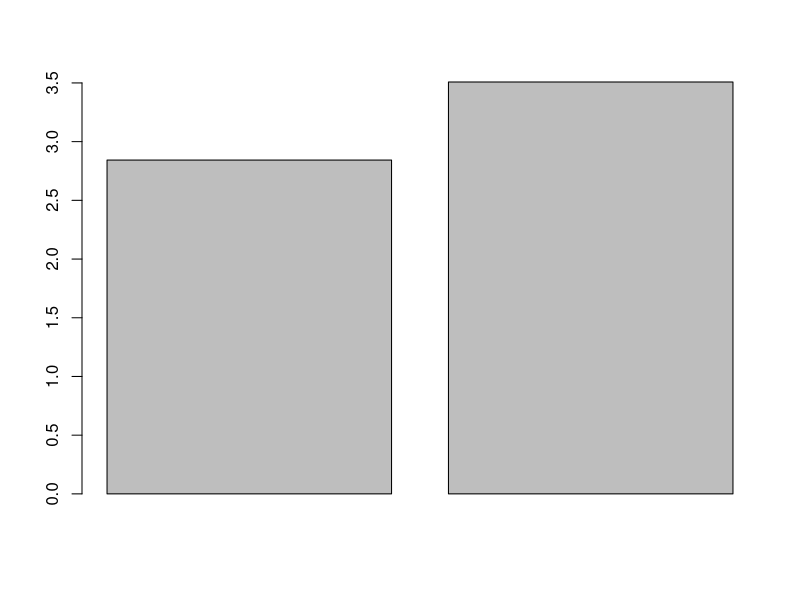
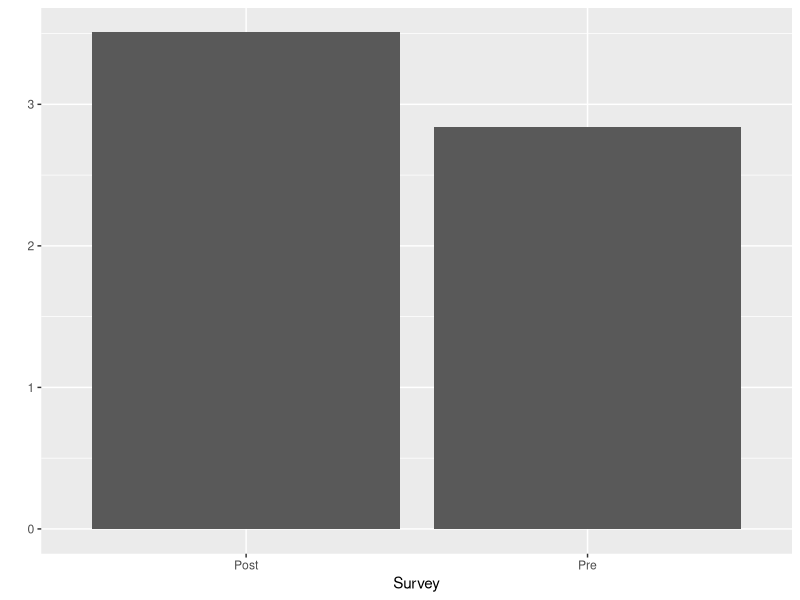
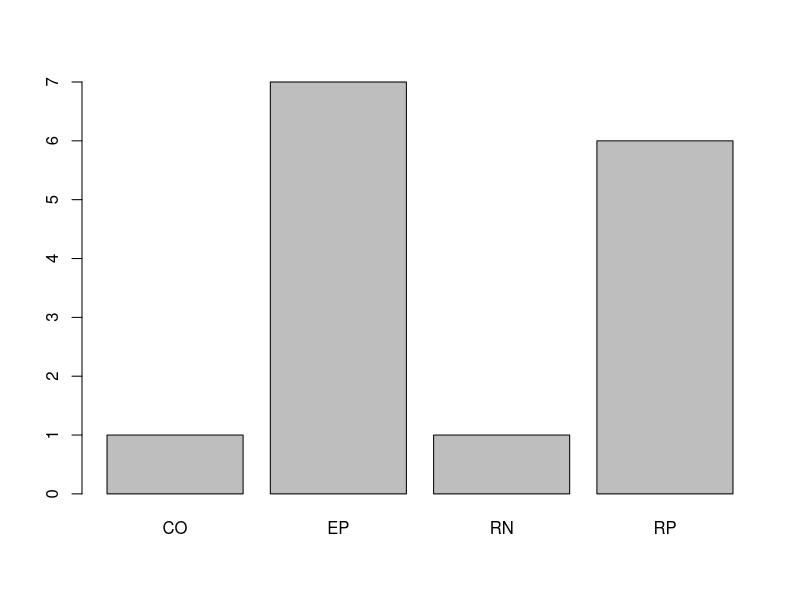
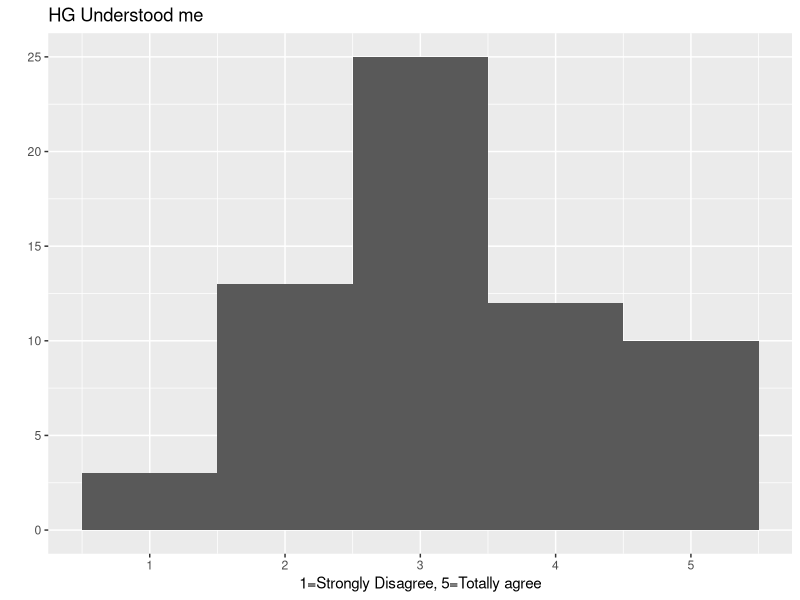

The R source for these figures, in order:
## ---- chunk 1
knitr::opts_chunk$set(echo = TRUE)
## ---- chunk 2
library(readr)
library(ggplot2)
## ---- chunk 3
Dialogue <- read_csv("Dialogue.csv")
Dialogue$strategy <- substr(Dialogue$q_id,1,2)
dems <- read_csv("Demographics.csv")
post <- read_csv("PostQuestions.csv")
visited <- read_csv("visitedtaichi.csv")
## ---- chunk 4
# Exclude ppl that did not finish.
pre.good<-dems[dems$sessionID %in% post$sessionID,]
# Exclude test users
pre.good<-pre.good[pre.good$userType!="test",]
post<-post[post$sessionID %in% pre.good$sessionID,]

#Exclude those before Feb 23
pp<-Dialogue[Dialogue$sessionID %in% pre.good$sessionID,c("time","sessionID")]
pp.beforeFeb <- pp[c(67:2202),]
pre.good.sid<-unique(unlist(pre.good$sessionID, use.names = FALSE))

#View(pre.good)
## ---- chunk 5
interest.pre <- mean(dems$taichi_interest)
interest.post<- mean(post$taichi_learn)
barplot(c(interest.pre,interest.post))
d <- cbind(c("Pre","Post"),c(interest.pre,interest.post))
## ---- chunk 6
qplot(x=c("Pre","Post"),weight=c(interest.pre,interest.post),xlab="Survey")
## ---- chunk 7
t.test(pre.good$taichi_interest,post$taichi_learn,paired=TRUE)
## ---- chunk 8
barplot(table(Dialogue$strategy[Dialogue$sessionID=="ceprtq01ps0n5q92h8r74emid4" & Dialogue$speaker=="U"]))
## ---- chunk 9
qplot(data=post, x=guru_understanding, binwidth=1, xlab="1=Strongly Disagree, 5=Totally agree",main="HG Understood me")
## ---- chunk 10
visited.pre <- pre.good[pre.good$ID %in% visited$ID,]
visited.post <- post[post$sessionID %in% visited.pre$sessionID,]
visited.dialogues <- Dialogue[Dialogue$sessionID %in% visited.pre$sessionID,]
## ---- chunk 11
printed.post <- post[post$printed_flyer==1,]
printed.pre <- pre.good[pre.good$sessionID %in% printed.post$sessionID,]
printed.dialogues <- Dialogue[Dialogue$sessionID %in% printed.post$sessionID,]
## ---- chunk 12
length(printed.pre$sessionID)
## ---- chunk 13
length(printed.pre$sessionID)/length(pre.good$sessionID) * 100
## ---- chunk 14
table(pre.good$position)
table(pre.good$gender)
table(pre.good$ethnicity)
table(pre.good$age_range)
## ---- chunk 15
table(pre.good$position)/length(pre.good$position)
table(pre.good$gender)/length(pre.good$gender)
table(pre.good$ethnicity)/length(pre.good$ethnicity)
table(pre.good$age_range)/length(pre.good$age_range)
## ---- chunk 16
 length(pre.good[pre.good$age_range<5,]$sessionID)/length(pre.good$sessionID)*100
## ---- chunk 17
tail(names(sort(table(pre.good$age_range))), 1)
## ---- chunk 18
pre.desire <- pre.good$excercise_need
post.desire <- - post$post_excercise_need
t.test(pre.desire,post.desire,paired=TRUE)
## ---- chunk 19
pre.interest <- pre.good$taichi_interest
post.interest <- - post$taichi_learn
t.test(pre.interest,post.interest,paired=TRUE)
## ---- chunk 20
raw_merged = merge(x = pre.good, y = post, by = "sessionID", all = TRUE)

printed.decreased.interest <- length(raw_merged[raw_merged$taichi_learn < raw_merged$taichi_interest & raw_merged$printed_flyer == 1,]$sessionID)

printed.increased.interest <- length(raw_merged[raw_merged$taichi_learn > raw_merged$taichi_interest & raw_merged$printed_flyer == 1,]$sessionID)

printed.same.interest <- length(raw_merged[raw_merged$taichi_learn == raw_merged$taichi_interest & raw_merged$printed_flyer == 1,]$sessionID)

nprinted.decreased.interest <- length(raw_merged[raw_merged$taichi_learn < raw_merged$taichi_interest & raw_merged$printed_flyer == 0,]$sessionID)

nprinted.increased.interest <- length(raw_merged[raw_merged$taichi_learn > raw_merged$taichi_interest & raw_merged$printed_flyer == 0,]$sessionID)

nprinted.same.interest <- length(raw_merged[raw_merged$taichi_learn == raw_merged$taichi_interest & raw_merged$printed_flyer == 0,]$sessionID)

c1 <- c("", "Decreased", "Remained Same", "Increased", "Total")

c2 <- c ("No", nprinted.decreased.interest, nprinted.same.interest, nprinted.increased.interest, nprinted.decreased.interest + nprinted.same.interest + nprinted.increased.interest)

c3 <- c ("Yes", printed.decreased.interest, printed.same.interest, printed.increased.interest, printed.decreased.interest + printed.same.interest + printed.increased.interest)

c4 <- c ("Total", printed.decreased.interest + nprinted.decreased.interest, printed.same.interest + nprinted.same.interest, printed.increased.interest+nprinted.increased.interest, length(pre.good$sessionID))

print.interest <- data.frame(c1, c2, c3, c4) 
View(print.interest)
## ---- chunk 21
pint.merged <-raw_merged[raw_merged$taichi_learn > raw_merged$taichi_interest & raw_merged$printed_flyer == 1,]
## ---- chunk 22
npint.merged <-raw_merged[raw_merged$taichi_learn <= raw_merged$taichi_interest |  raw_merged$printed_flyer == 0,]
## ---- chunk 23
length(pint.merged$sessionID)
length(printed.pre$sessionID)
## ---- chunk 24
length(pint.merged$sessionID)/length(printed.pre$sessionID) * 100
## ---- chunk 25
t.test(pint.merged$taichi_interest, npint.merged$taichi_interest)
## ---- chunk 26
t.test(pint.merged$taichi_learn, npint.merged$taichi_learn)
## ---- chunk 27
pint.en <- c()
npint.en <- c()
pint.rn <- c()
npint.rn <- c()
for (s in pint.merged$sessionID) {
  totalDialogues <- length(Dialogue[Dialogue$sessionID == s & Dialogue$speaker=="HG",])

  pint.en <- append(pint.en,(length(Dialogue[Dialogue$sessionID == s & Dialogue$speaker=="HG" & substr(Dialogue$q_id, 1, 2) == "EN",]$sessionID))/ totalDialogues)
  
   pint.rn <- append(pint.rn,(length(Dialogue[Dialogue$sessionID == s & Dialogue$speaker=="HG" & substr(Dialogue$q_id, 1, 2) == "RN",]$sessionID))/ totalDialogues)
}

for (s in npint.merged$sessionID) {
  totalDialogues <- length(Dialogue[Dialogue$sessionID == s & Dialogue$speaker=="HG",])

  npint.en <- append(npint.en,(length(Dialogue[Dialogue$sessionID == s & Dialogue$speaker=="HG" & substr(Dialogue$q_id, 1, 2) == "EN",]$sessionID))/ totalDialogues)
  
   npint.rn <- append(npint.rn,(length(Dialogue[Dialogue$sessionID == s & Dialogue$speaker=="HG" & substr(Dialogue$q_id, 1, 2) == "RN",]$sessionID))/ totalDialogues)
}

t.test(pint.en, npint.en)
t.test(pint.rn, npint.rn)
## ---- chunk 28
  en.count <- c()
  ep.count <- c()
  rp.count <- c()
  rn.count <- c()
for (s in  raw_merged$sessionID) {
  en.count <- append(en.count,length(Dialogue[Dialogue$sessionID == s & Dialogue$speaker=="HG" & substr(Dialogue$q_id, 1, 2) == "EN",]$sessionID))
  rn.count <- append(rn.count,length(Dialogue[Dialogue$sessionID == s & Dialogue$speaker=="HG" & substr(Dialogue$q_id, 1, 2) == "RN",]$sessionID))
  ep.count <- append(ep.count,length(Dialogue[Dialogue$sessionID == s & Dialogue$speaker=="HG" & substr(Dialogue$q_id, 1, 2) == "EP",]$sessionID))
  rp.count <- append(rp.count,length(Dialogue[Dialogue$sessionID == s & Dialogue$speaker=="HG" & substr(Dialogue$q_id, 1, 2) == "RP",]$sessionID))
}
  
  cor.test(ep.count, raw_merged$taichi_interest)
  cor.test(rp.count, raw_merged$taichi_interest)
  cor.test(en.count, raw_merged$taichi_interest)
  cor.test(rn.count, raw_merged$taichi_interest)
  
  cor.test(ep.count, raw_merged$taichi_learn)
  cor.test(rp.count, raw_merged$taichi_learn)
  cor.test(en.count, raw_merged$taichi_learn)
  cor.test(rn.count, raw_merged$taichi_learn)

## ---- chunk 29
Strategy <- c("EP", "RP", "EN", "RN" )
Taichi.Interest.pre <- c(-0.2744292,0.1919599,-0.1324932,0.2541909 )
Taichi.Interest.post <- c(-0.4554372,0.1109431,-0.3339051,0.245545)
df <- data.frame(Strategy,Taichi.Interest.pre, Taichi.Interest.post)
knitr::kable(head(df))
